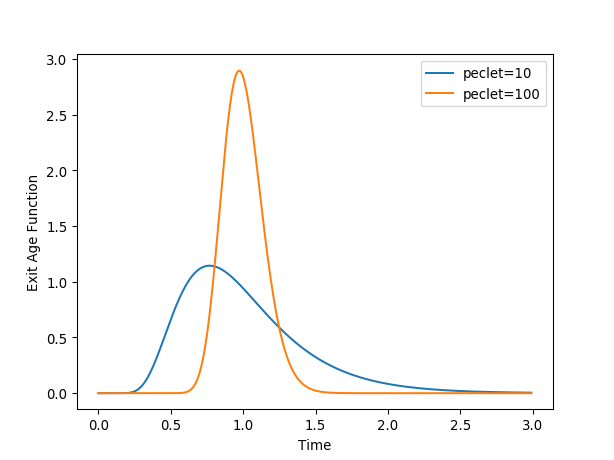

Generate this figure with Python:
import matplotlib.pyplot as plt
import rtdpy
for pe in [10, 100]:
    a = rtdpy.AD_cc(tau=1, peclet=pe, dt=.01, time_end=3)
    plt.plot(a.time, a.exitage, label='peclet={}'.format(pe))
plt.xlabel('Time')
plt.ylabel('Exit Age Function')
plt.legend()
plt.show()
